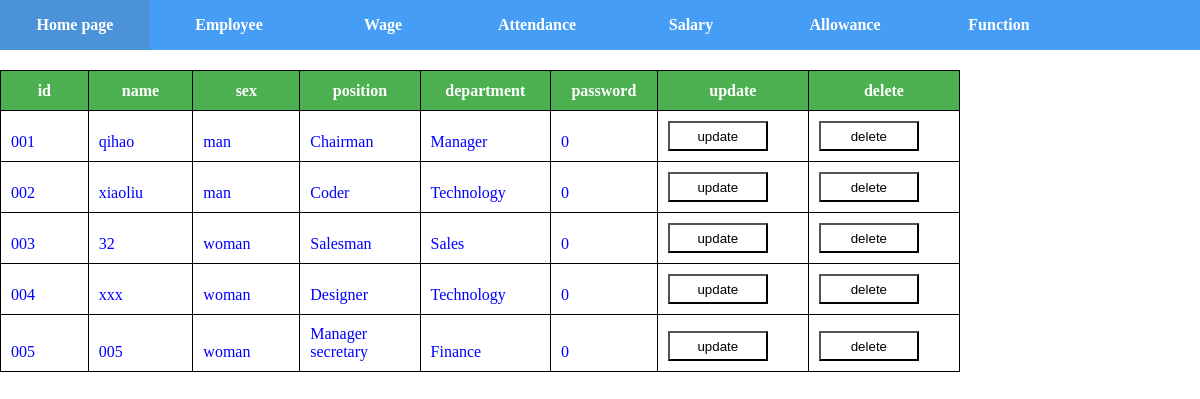
The page /employee_show.php on the database its author committed.
### tables this page shows
CREATE TABLE `employee` (
  `id` varchar(8) NOT NULL,
  `name` varchar(16) NOT NULL,
  `sex` varchar(8) NOT NULL,
  `position` varchar(32) NOT NULL,
  `department` varchar(32) NOT NULL,
  `pass` varchar(16) NOT NULL,
  PRIMARY KEY (`id`)
);

### employee_show.php (the view, shortened to what this page needs)
<?php
	include "menu.php";
	$dbhost = 'localhost';
	$dbuser = 'root';
	$dbpass = '0';
	$conn = mysqli_connect($dbhost, $dbuser, $dbpass);
	mysqli_select_db($conn, 'qihao');
	$sql = "select * from employee";
	$retval = mysqli_query($conn, $sql);
	echo "<link rel='stylesheet' type='text/css' href='index.css'/>";
	echo "<table id='employee_table'>".
		"<tr>".
			"<th>id</th>".
			"<th>name</th>".
			"<th>sex</th>".
			"<th>position</th>".
			"<th>department</th>".
			"<th>password</th>".
			"<th>update</th>".
			"<th>delete</th>".
		"</tr>";
	while($row = mysqli_fetch_array($retval)) {
		echo "<tr>".
			"<td>{$row['id']}</td>".
			"<td>{$row['name']}</td>".
			"<td>{$row['sex']}</td>".
			"<td>{$row['position']}</td>".
			"<td>{$row['department']}</td>".
			"<td>{$row['pass']}</td>".
			"<td>".
			"<input type='button' value='update' style='width:100px;height:30px;background-color:#ffffff;' onclick='employee_update(this.parentNode.parentNode)'></input>".
            "</td>".
            "<td>".
            "<input type='button' value='delete' style='width:100px;height:30px;background-color:#ffffff;' onclick='employee_delete(this.parentNode.parentNode)'></input>".
            "</td>".
		"</tr>";
	}
	echo "</table>";
?>

### index.css (style rules this page uses)
body { margin:0; font-family:Times, serif; background-position:center; background-repeat:repeat; }
table { border-collapse: collapse; width: 80%; margin-top: 20px; text-align: center; }
td { border: 1px solid black; height: 30px; text-align: left; color: #0000FF; vertical-align: bottom; padding: 10px; }
th { width: 300px; border: 1px solid black; height: 40px; background-color: #4CAF50; color: white; }

### rows shown on the page
employee: id "001", name "qihao", sex "man", position "Chairman", department "Manager", pass "0"
employee: id "002", name "xiaoliu", sex "man", position "Coder", department "Technology", pass "0"
employee: id "003", name "32", sex "woman", position "Salesman", department "Sales", pass "0"
employee: id "004", name "xxx", sex "woman", position "Designer", department "Technology", pass "0"
employee: id "005", name "005", sex "woman", position "Manager secretary", department "Finance", pass "0"
